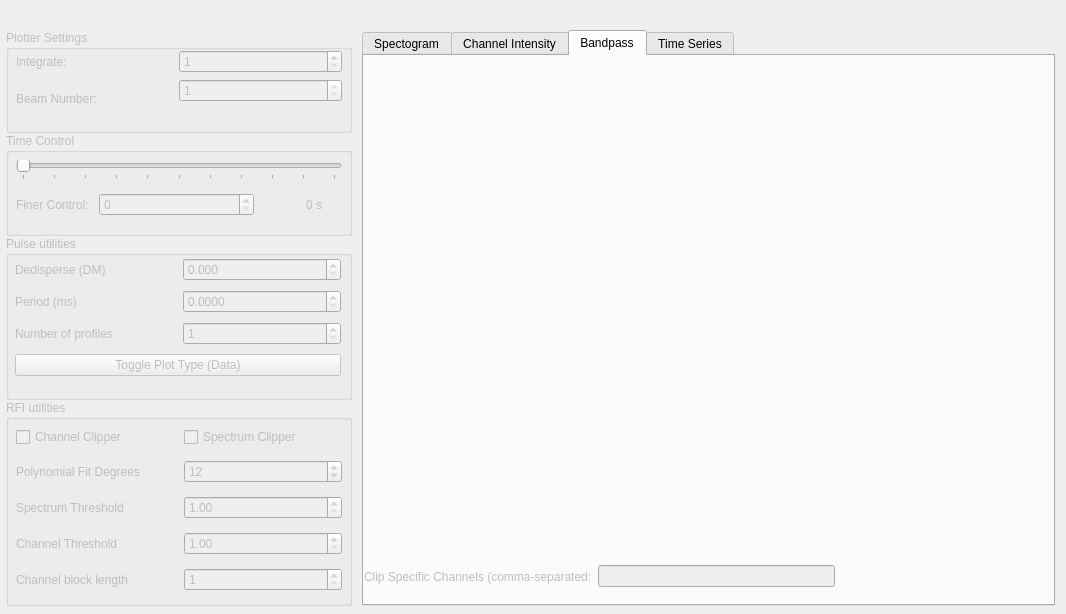
<?xml version="1.0" encoding="UTF-8"?>
<ui version="4.0">
 <class>SigprocPlotter</class>
 <widget class="QWidget" name="SigprocPlotter">
  <property name="enabled">
   <bool>true</bool>
  </property>
  <property name="geometry">
   <rect>
    <x>0</x>
    <y>0</y>
    <width>1066</width>
    <height>614</height>
   </rect>
  </property>
  <property name="windowTitle">
   <string>SigprocPlotter</string>
  </property>
  <widget class="QWidget" name="gridLayoutWidget">
   <property name="geometry">
    <rect>
     <x>0</x>
     <y>0</y>
     <width>1061</width>
     <height>612</height>
    </rect>
   </property>
   <layout class="QGridLayout" name="gridLayout" columnstretch="4,8">
    <property name="sizeConstraint">
     <enum>QLayout::SetNoConstraint</enum>
    </property>
    <property name="leftMargin">
     <number>6</number>
    </property>
    <property name="topMargin">
     <number>30</number>
    </property>
    <property name="rightMargin">
     <number>6</number>
    </property>
    <property name="bottomMargin">
     <number>6</number>
    </property>
    <property name="horizontalSpacing">
     <number>10</number>
    </property>
    <property name="verticalSpacing">
     <number>0</number>
    </property>
    <item row="1" column="0" rowspan="4">
     <layout class="QVBoxLayout" name="verticalGroupBox" stretch="5,5,8,10">
      <property name="sizeConstraint">
       <enum>QLayout::SetMinimumSize</enum>
      </property>
      <item>
       <widget class="QGroupBox" name="groupBox">
        <property name="enabled">
         <bool>false</bool>
        </property>
        <property name="title">
         <string>Plotter Settings</string>
        </property>
        <widget class="QWidget" name="gridLayoutWidget_2">
         <property name="geometry">
          <rect>
           <x>0</x>
           <y>20</y>
           <width>341</width>
           <height>68</height>
          </rect>
         </property>
         <layout class="QGridLayout" name="gridLayout_2" columnstretch="1,1,0">
          <property name="leftMargin">
           <number>10</number>
          </property>
          <property name="rightMargin">
           <number>5</number>
          </property>
          <property name="horizontalSpacing">
           <number>10</number>
          </property>
          <item row="0" column="0">
           <widget class="QLabel" name="label_3">
            <property name="text">
             <string>Integrate:</string>
            </property>
           </widget>
          </item>
          <item row="1" column="0" rowspan="2">
           <widget class="QLabel" name="label_7">
            <property name="text">
             <string>Beam Number:</string>
            </property>
           </widget>
          </item>
          <item row="0" column="1" colspan="2">
           <widget class="QSpinBox" name="integrationBox">
            <property name="minimum">
             <number>1</number>
            </property>
            <property name="maximum">
             <number>4096</number>
            </property>
           </widget>
          </item>
          <item row="1" column="1" colspan="2">
           <widget class="QSpinBox" name="beamNumber">
            <property name="minimum">
             <number>1</number>
            </property>
            <property name="maximum">
             <number>1</number>
            </property>
           </widget>
          </item>
         </layout>
        </widget>
       </widget>
      </item>
      <item>
       <widget class="QGroupBox" name="groupBox_2">
        <property name="enabled">
         <bool>false</bool>
        </property>
        <property name="title">
         <string>Time Control</string>
        </property>
        <widget class="QWidget" name="gridLayoutWidget_3">
         <property name="geometry">
          <rect>
           <x>0</x>
           <y>20</y>
           <width>341</width>
           <height>71</height>
          </rect>
         </property>
         <layout class="QGridLayout" name="gridLayout_3" columnstretch="1,4,2">
          <property name="leftMargin">
           <number>10</number>
          </property>
          <property name="rightMargin">
           <number>5</number>
          </property>
          <property name="horizontalSpacing">
           <number>10</number>
          </property>
          <item row="1" column="0">
           <widget class="QLabel" name="label_5">
            <property name="text">
             <string>Finer Control:</string>
            </property>
           </widget>
          </item>
          <item row="0" column="0" colspan="3">
           <widget class="QSlider" name="timeSlider">
            <property name="maximum">
             <number>1000</number>
            </property>
            <property name="orientation">
             <enum>Qt::Horizontal</enum>
            </property>
            <property name="tickPosition">
             <enum>QSlider::TicksBelow</enum>
            </property>
            <property name="tickInterval">
             <number>100</number>
            </property>
           </widget>
          </item>
          <item row="1" column="1">
           <widget class="QSpinBox" name="sampleSpin">
            <property name="singleStep">
             <number>100</number>
            </property>
            <property name="value">
             <number>0</number>
            </property>
           </widget>
          </item>
          <item row="1" column="2">
           <widget class="QLabel" name="current_time_label">
            <property name="text">
             <string>0 s</string>
            </property>
            <property name="alignment">
             <set>Qt::AlignRight|Qt::AlignTrailing|Qt::AlignVCenter</set>
            </property>
            <property name="indent">
             <number>20</number>
            </property>
           </widget>
          </item>
         </layout>
        </widget>
       </widget>
      </item>
      <item>
       <widget class="QGroupBox" name="groupBox_3">
        <property name="enabled">
         <bool>false</bool>
        </property>
        <property name="title">
         <string>Pulse utilities</string>
        </property>
        <widget class="QWidget" name="gridLayoutWidget_4">
         <property name="geometry">
          <rect>
           <x>-1</x>
           <y>19</y>
           <width>341</width>
           <height>128</height>
          </rect>
         </property>
         <layout class="QGridLayout" name="gridLayout_4">
          <property name="leftMargin">
           <number>10</number>
          </property>
          <property name="rightMargin">
           <number>5</number>
          </property>
          <property name="horizontalSpacing">
           <number>10</number>
          </property>
          <item row="0" column="0">
           <widget class="QLabel" name="label_6">
            <property name="text">
             <string>Dedisperse (DM)</string>
            </property>
           </widget>
          </item>
          <item row="1" column="0">
           <widget class="QLabel" name="label_8">
            <property name="text">
             <string>Period (ms)</string>
            </property>
           </widget>
          </item>
          <item row="0" column="1">
           <widget class="QDoubleSpinBox" name="dmSpinBox">
            <property name="decimals">
             <number>3</number>
            </property>
           </widget>
          </item>
          <item row="1" column="1">
           <widget class="QDoubleSpinBox" name="periodSpinBox">
            <property name="decimals">
             <number>4</number>
            </property>
            <property name="maximum">
             <double>5000.000000000000000</double>
            </property>
            <property name="singleStep">
             <double>10.000000000000000</double>
            </property>
           </widget>
          </item>
          <item row="2" column="1">
           <widget class="QSpinBox" name="foldingSpinBox">
            <property name="minimum">
             <number>1</number>
            </property>
            <property name="maximum">
             <number>1000</number>
            </property>
           </widget>
          </item>
          <item row="2" column="0">
           <widget class="QLabel" name="label_9">
            <property name="text">
             <string>Number of profiles</string>
            </property>
           </widget>
          </item>
          <item row="3" column="0" colspan="2">
           <widget class="QPushButton" name="plotButton">
            <property name="text">
             <string>Toggle Plot Type (Data)</string>
            </property>
           </widget>
          </item>
         </layout>
        </widget>
       </widget>
      </item>
      <item>
       <widget class="QGroupBox" name="groupBox_4">
        <property name="enabled">
         <bool>false</bool>
        </property>
        <property name="title">
         <string>RFI utilities</string>
        </property>
        <widget class="QWidget" name="gridLayoutWidget_5">
         <property name="geometry">
          <rect>
           <x>0</x>
           <y>20</y>
           <width>341</width>
           <height>181</height>
          </rect>
         </property>
         <layout class="QGridLayout" name="gridLayout_5" rowstretch="0,0,0,0,0,0">
          <property name="leftMargin">
           <number>10</number>
          </property>
          <property name="rightMargin">
           <number>5</number>
          </property>
          <property name="horizontalSpacing">
           <number>10</number>
          </property>
          <item row="3" column="1">
           <widget class="QDoubleSpinBox" name="channelThresholdBox">
            <property name="enabled">
             <bool>false</bool>
            </property>
            <property name="decimals">
             <number>2</number>
            </property>
            <property name="minimum">
             <double>1.000000000000000</double>
            </property>
            <property name="maximum">
             <double>100.000000000000000</double>
            </property>
            <property name="singleStep">
             <double>0.100000000000000</double>
            </property>
           </widget>
          </item>
          <item row="0" column="0">
           <widget class="QCheckBox" name="channelRfiBox">
            <property name="text">
             <string>Channel Clipper</string>
            </property>
           </widget>
          </item>
          <item row="0" column="1">
           <widget class="QCheckBox" name="spectrumRfiBox">
            <property name="text">
             <string>Spectrum Clipper</string>
            </property>
           </widget>
          </item>
          <item row="3" column="0">
           <widget class="QLabel" name="label">
            <property name="text">
             <string>Channel Threshold</string>
            </property>
           </widget>
          </item>
          <item row="5" column="0">
           <widget class="QLabel" name="label_10">
            <property name="text">
             <string>Channel block length</string>
            </property>
           </widget>
          </item>
          <item row="5" column="1">
           <widget class="QSpinBox" name="channelBlockBox">
            <property name="enabled">
             <bool>false</bool>
            </property>
            <property name="minimum">
             <number>1</number>
            </property>
            <property name="maximum">
             <number>2000</number>
            </property>
            <property name="singleStep">
             <number>5</number>
            </property>
            <property name="value">
             <number>1</number>
            </property>
           </widget>
          </item>
          <item row="2" column="0">
           <widget class="QLabel" name="label_2">
            <property name="text">
             <string>Spectrum Threshold</string>
            </property>
           </widget>
          </item>
          <item row="2" column="1">
           <widget class="QDoubleSpinBox" name="spectrumThresholdBox">
            <property name="minimum">
             <double>1.000000000000000</double>
            </property>
            <property name="maximum">
             <double>100.000000000000000</double>
            </property>
            <property name="singleStep">
             <double>0.500000000000000</double>
            </property>
           </widget>
          </item>
          <item row="1" column="0">
           <widget class="QLabel" name="label_11">
            <property name="text">
             <string>Polynomial Fit Degrees</string>
            </property>
           </widget>
          </item>
          <item row="1" column="1">
           <widget class="QSpinBox" name="fitDegreesBox">
            <property name="enabled">
             <bool>false</bool>
            </property>
            <property name="minimum">
             <number>1</number>
            </property>
            <property name="maximum">
             <number>20</number>
            </property>
            <property name="singleStep">
             <number>1</number>
            </property>
            <property name="value">
             <number>12</number>
            </property>
           </widget>
          </item>
         </layout>
        </widget>
       </widget>
      </item>
     </layout>
    </item>
    <item row="1" column="1" rowspan="4">
     <widget class="QTabWidget" name="tabWidget">
      <property name="currentIndex">
       <number>2</number>
      </property>
      <property name="movable">
       <bool>true</bool>
      </property>
      <widget class="QWidget" name="specTab">
       <attribute name="title">
        <string>Spectogram</string>
       </attribute>
       <widget class="QwtPlot" name="specPlot">
        <property name="geometry">
         <rect>
          <x>0</x>
          <y>0</y>
          <width>681</width>
          <height>501</height>
         </rect>
        </property>
        <property name="minimumSize">
         <size>
          <width>500</width>
          <height>0</height>
         </size>
        </property>
        <property name="cursor">
         <cursorShape>CrossCursor</cursorShape>
        </property>
       </widget>
      </widget>
      <widget class="QWidget" name="chanTab">
       <attribute name="title">
        <string>Channel Intensity</string>
       </attribute>
       <widget class="QwtPlot" name="chanPlot">
        <property name="geometry">
         <rect>
          <x>0</x>
          <y>0</y>
          <width>681</width>
          <height>461</height>
         </rect>
        </property>
        <property name="minimumSize">
         <size>
          <width>500</width>
          <height>0</height>
         </size>
        </property>
        <property name="cursor">
         <cursorShape>CrossCursor</cursorShape>
        </property>
       </widget>
       <widget class="QWidget" name="layoutWidget">
        <property name="geometry">
         <rect>
          <x>20</x>
          <y>470</y>
          <width>262</width>
          <height>31</height>
         </rect>
        </property>
        <layout class="QHBoxLayout" name="horizontalLayout" stretch="0,0">
         <item>
          <widget class="QLabel" name="label_4">
           <property name="text">
            <string>Channel Number</string>
           </property>
          </widget>
         </item>
         <item>
          <widget class="QSpinBox" name="channelSpin">
           <property name="enabled">
            <bool>false</bool>
           </property>
           <property name="minimum">
            <number>1</number>
           </property>
          </widget>
         </item>
        </layout>
       </widget>
      </widget>
      <widget class="QWidget" name="tab">
       <attribute name="title">
        <string>Bandpass</string>
       </attribute>
       <widget class="QwtPlot" name="bandPlot">
        <property name="geometry">
         <rect>
          <x>0</x>
          <y>0</y>
          <width>681</width>
          <height>501</height>
         </rect>
        </property>
        <property name="minimumSize">
         <size>
          <width>500</width>
          <height>0</height>
         </size>
        </property>
        <property name="cursor">
         <cursorShape>CrossCursor</cursorShape>
        </property>
       </widget>
       <widget class="QWidget" name="horizontalLayoutWidget">
        <property name="geometry">
         <rect>
          <x>0</x>
          <y>500</y>
          <width>471</width>
          <height>41</height>
         </rect>
        </property>
        <layout class="QHBoxLayout" name="horizontalLayout_2">
         <item>
          <widget class="QLabel" name="label_12">
           <property name="enabled">
            <bool>false</bool>
           </property>
           <property name="text">
            <string>Clip Specific Channels (comma-separated:</string>
           </property>
          </widget>
         </item>
         <item>
          <widget class="QLineEdit" name="channelMaskEdit">
           <property name="enabled">
            <bool>false</bool>
           </property>
           <property name="text">
            <string/>
           </property>
          </widget>
         </item>
        </layout>
       </widget>
      </widget>
      <widget class="QWidget" name="timeTab">
       <attribute name="title">
        <string>Time Series</string>
       </attribute>
       <widget class="QwtPlot" name="timePlot">
        <property name="geometry">
         <rect>
          <x>0</x>
          <y>0</y>
          <width>681</width>
          <height>501</height>
         </rect>
        </property>
        <property name="minimumSize">
         <size>
          <width>500</width>
          <height>0</height>
         </size>
        </property>
        <property name="cursor">
         <cursorShape>CrossCursor</cursorShape>
        </property>
       </widget>
      </widget>
     </widget>
    </item>
   </layout>
  </widget>
 </widget>
 <customwidgets>
  <customwidget>
   <class>QwtPlot</class>
   <extends>QFrame</extends>
   <header>qwt_plot.h</header>
   <container>1</container>
  </customwidget>
 </customwidgets>
 <tabstops>
  <tabstop>tabWidget</tabstop>
  <tabstop>channelSpin</tabstop>
 </tabstops>
 <resources/>
 <connections>
  <connection>
   <sender>channelRfiBox</sender>
   <signal>toggled(bool)</signal>
   <receiver>fitDegreesBox</receiver>
   <slot>setEnabled(bool)</slot>
   <hints>
    <hint type="sourcelabel">
     <x>80</x>
     <y>436</y>
    </hint>
    <hint type="destinationlabel">
     <x>217</x>
     <y>467</y>
    </hint>
   </hints>
  </connection>
  <connection>
   <sender>spectrumRfiBox</sender>
   <signal>toggled(bool)</signal>
   <receiver>fitDegreesBox</receiver>
   <slot>setEnabled(bool)</slot>
   <hints>
    <hint type="sourcelabel">
     <x>270</x>
     <y>439</y>
    </hint>
    <hint type="destinationlabel">
     <x>313</x>
     <y>467</y>
    </hint>
   </hints>
  </connection>
  <connection>
   <sender>channelRfiBox</sender>
   <signal>toggled(bool)</signal>
   <receiver>channelThresholdBox</receiver>
   <slot>setEnabled(bool)</slot>
   <hints>
    <hint type="sourcelabel">
     <x>56</x>
     <y>435</y>
    </hint>
    <hint type="destinationlabel">
     <x>342</x>
     <y>563</y>
    </hint>
   </hints>
  </connection>
  <connection>
   <sender>channelRfiBox</sender>
   <signal>toggled(bool)</signal>
   <receiver>channelBlockBox</receiver>
   <slot>setEnabled(bool)</slot>
   <hints>
    <hint type="sourcelabel">
     <x>35</x>
     <y>442</y>
    </hint>
    <hint type="destinationlabel">
     <x>342</x>
     <y>600</y>
    </hint>
   </hints>
  </connection>
  <connection>
   <sender>spectrumRfiBox</sender>
   <signal>toggled(bool)</signal>
   <receiver>spectrumThresholdBox</receiver>
   <slot>setEnabled(bool)</slot>
   <hints>
    <hint type="sourcelabel">
     <x>244</x>
     <y>435</y>
    </hint>
    <hint type="destinationlabel">
     <x>342</x>
     <y>526</y>
    </hint>
   </hints>
  </connection>
  <connection>
   <sender>channelRfiBox</sender>
   <signal>toggled(bool)</signal>
   <receiver>label_12</receiver>
   <slot>setEnabled(bool)</slot>
   <hints>
    <hint type="sourcelabel">
     <x>50</x>
     <y>441</y>
    </hint>
    <hint type="destinationlabel">
     <x>512</x>
     <y>591</y>
    </hint>
   </hints>
  </connection>
  <connection>
   <sender>channelRfiBox</sender>
   <signal>toggled(bool)</signal>
   <receiver>channelMaskEdit</receiver>
   <slot>setEnabled(bool)</slot>
   <hints>
    <hint type="sourcelabel">
     <x>75</x>
     <y>450</y>
    </hint>
    <hint type="destinationlabel">
     <x>730</x>
     <y>589</y>
    </hint>
   </hints>
  </connection>
 </connections>
</ui>
